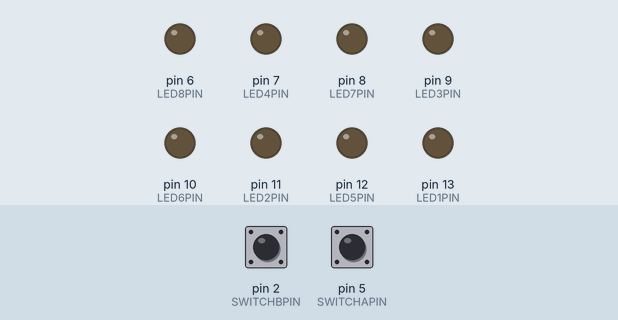
Bench run of a sketch on a simulated Arduino Uno, built with avr-gcc and run on an emulated ATmega328P. On the bench: output pins drawn as LEDs (lit = HIGH). Dashed ring = blinking. The inputs (shaded band) are chosen by the test bench; at power-on: pin 2 (SWITCHBPIN) HIGH, pin 5 (SWITCHAPIN) HIGH. What the sketch prints to the serial monitor is not drawn.

Above: at 1.2 s.
1.3 s: pin 2 (SWITCHBPIN) pulled LOW for 0.15 s
At 4.2 s:
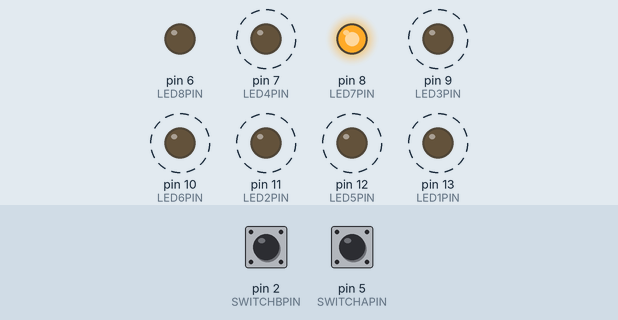
4.3 s: pin 5 (SWITCHAPIN) pulled LOW for 0.15 s
At 5.0 s:
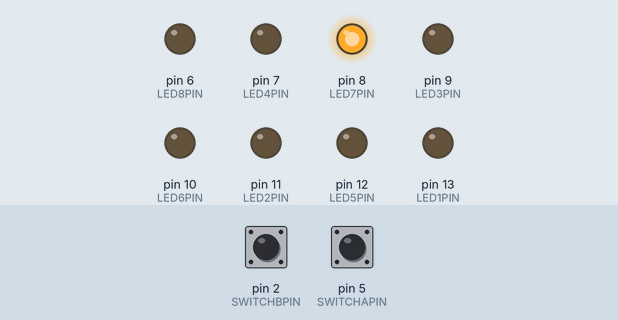
5.9 s: pin 2 (SWITCHBPIN) pulled LOW for 1 s
At 8.8 s:
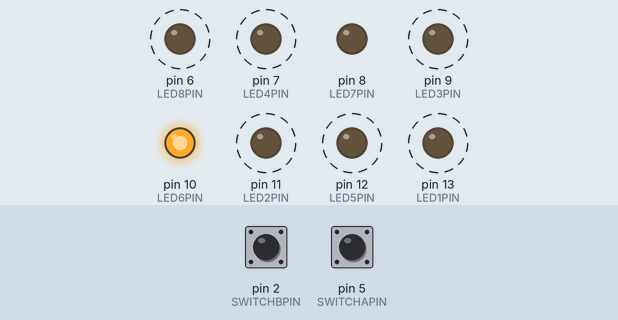
8.9 s: pin 5 (SWITCHAPIN) pulled LOW for 1 s
At 9.5 s:
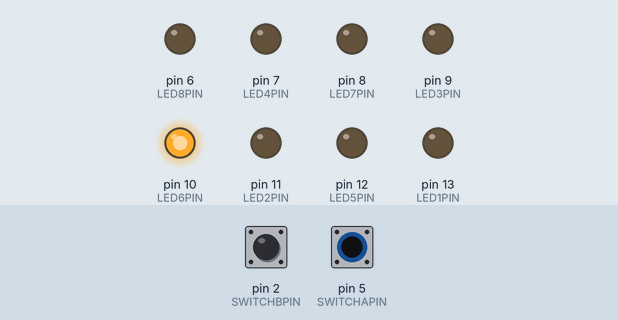
11.4 s: pin 2 (SWITCHBPIN) driven LOW and pin 5 (SWITCHAPIN) driven LOW
At 14.3 s:
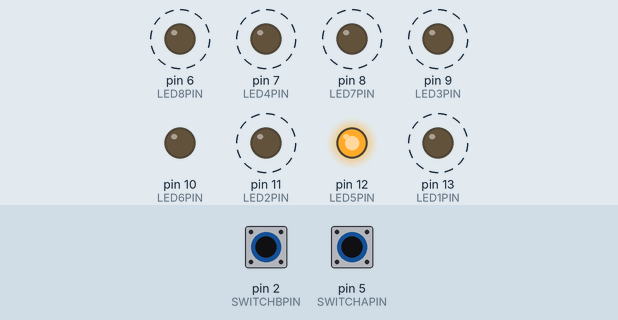
14.4 s: pin 2 (SWITCHBPIN) driven HIGH
At 15.3 s:
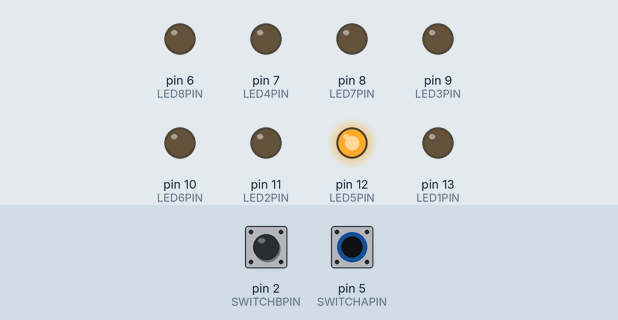
Timing chart, 0 to 16.9 s (numbered marks = the images above; inputs shaded):
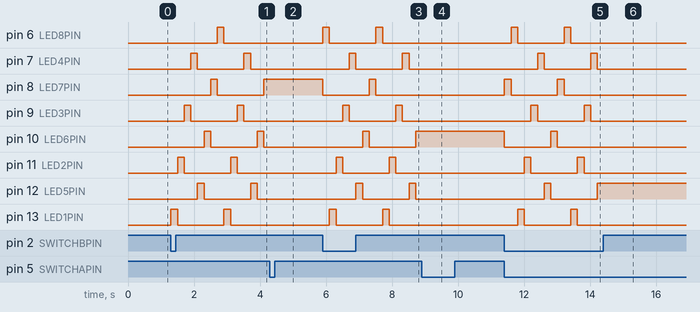

Measured:
- after the input at 1.3 s, pin 6 (LED8PIN): LOW → HIGH after 1.4 s, → LOW 0.20 s later; pin 7 (LED4PIN): alternates HIGH for 0.20 s and LOW for 1.4 s, starting after 0.60 s
- after the input at 4.3 s, pin 6 (LED8PIN): stays LOW (without the input it goes to HIGH after 0.02 s); pin 7 (LED4PIN): stays LOW (without the input it goes to HIGH after 0.82 s)
- after the input at 5.9 s, pin 6 (LED8PIN): alternates HIGH for 0.20 s and LOW for 1.4 s, starting at once; pin 7 (LED4PIN): alternates HIGH for 0.20 s and LOW for 1.4 s, starting after 0.80 s
- after the input at 8.9 s, pin 6 (LED8PIN): stops changing and stays LOW; pin 7 (LED4PIN): stays LOW (without the input it goes to HIGH after 1.0 s)
- after the input at 11.4 s, pin 6 (LED8PIN): alternates HIGH for 0.20 s and LOW for 1.4 s, starting after 0.20 s; pin 7 (LED4PIN): alternates HIGH for 0.20 s and LOW for 1.4 s, starting after 1.0 s
- after the input at 14.4 s, pin 6 (LED8PIN): stops changing and stays LOW; pin 7 (LED4PIN): stays LOW (without the input it goes to HIGH after 1.2 s)

The sketch:

SendNotes5.ino
```cpp
#define LED1PIN  13
#define LED2PIN  11
#define LED3PIN  9
#define LED4PIN  7
#define LED5PIN  12
#define LED6PIN  10
#define LED7PIN  8
#define LED8PIN  6

#define SWITCHAPIN  5
#define SWITCHBPIN  2

void setup()
{
  pinMode(LED1PIN, OUTPUT);
  pinMode(LED2PIN, OUTPUT);
  pinMode(LED3PIN, OUTPUT);
  pinMode(LED4PIN, OUTPUT);
  pinMode(LED5PIN, OUTPUT);
  pinMode(LED6PIN, OUTPUT);
  pinMode(LED7PIN, OUTPUT);
  pinMode(LED8PIN, OUTPUT);

  pinMode(SWITCHAPIN, INPUT);
  pinMode(SWITCHBPIN, INPUT);

  digitalWrite(SWITCHAPIN, HIGH);
  digitalWrite(SWITCHBPIN, HIGH);

  Serial.begin(31250);
}

void sendNote(byte note, byte velocity)
{
  Serial.write((byte)0x90);
  Serial.write(note);
  Serial.write(velocity);
}

byte notes[8] = {
  48,
  48,
  47,
  48,
  48,
  48,
  51,
  48
};


byte playIndex = 0;
byte lastNote = 0;
byte isRunning = 0;


unsigned long nextNoteTime = 0;

void loop()
{
  if(isRunning)
  {
    unsigned long thisTime = millis();
    if(thisTime > nextNoteTime)
    {
      if(lastNote > 0)
        sendNote(lastNote, 0);

      byte thisNote = notes[playIndex];
      sendNote(thisNote, 127);
      lastNote = thisNote;
      nextNoteTime = thisTime + 200;

      digitalWrite(LED1PIN, (playIndex == 0) ? HIGH: LOW);
      digitalWrite(LED2PIN, (playIndex == 1) ? HIGH: LOW);
      digitalWrite(LED3PIN, (playIndex == 2) ? HIGH: LOW);
      digitalWrite(LED4PIN, (playIndex == 3) ? HIGH: LOW);
      digitalWrite(LED5PIN, (playIndex == 4) ? HIGH: LOW);
      digitalWrite(LED6PIN, (playIndex == 5) ? HIGH: LOW);
      digitalWrite(LED7PIN, (playIndex == 6) ? HIGH: LOW);
      digitalWrite(LED8PIN, (playIndex == 7) ? HIGH: LOW);

      playIndex = playIndex + 1;
      if(playIndex >= 8)
        playIndex = 0;
    }
  }

  if(digitalRead(SWITCHBPIN) == LOW)
  {
    isRunning= 1;
  }
  else if(digitalRead(SWITCHAPIN) == LOW && isRunning == 1)
  {
    isRunning = 0;
    if(lastNote > 0)
      sendNote(lastNote, 0);
  }
}
```
